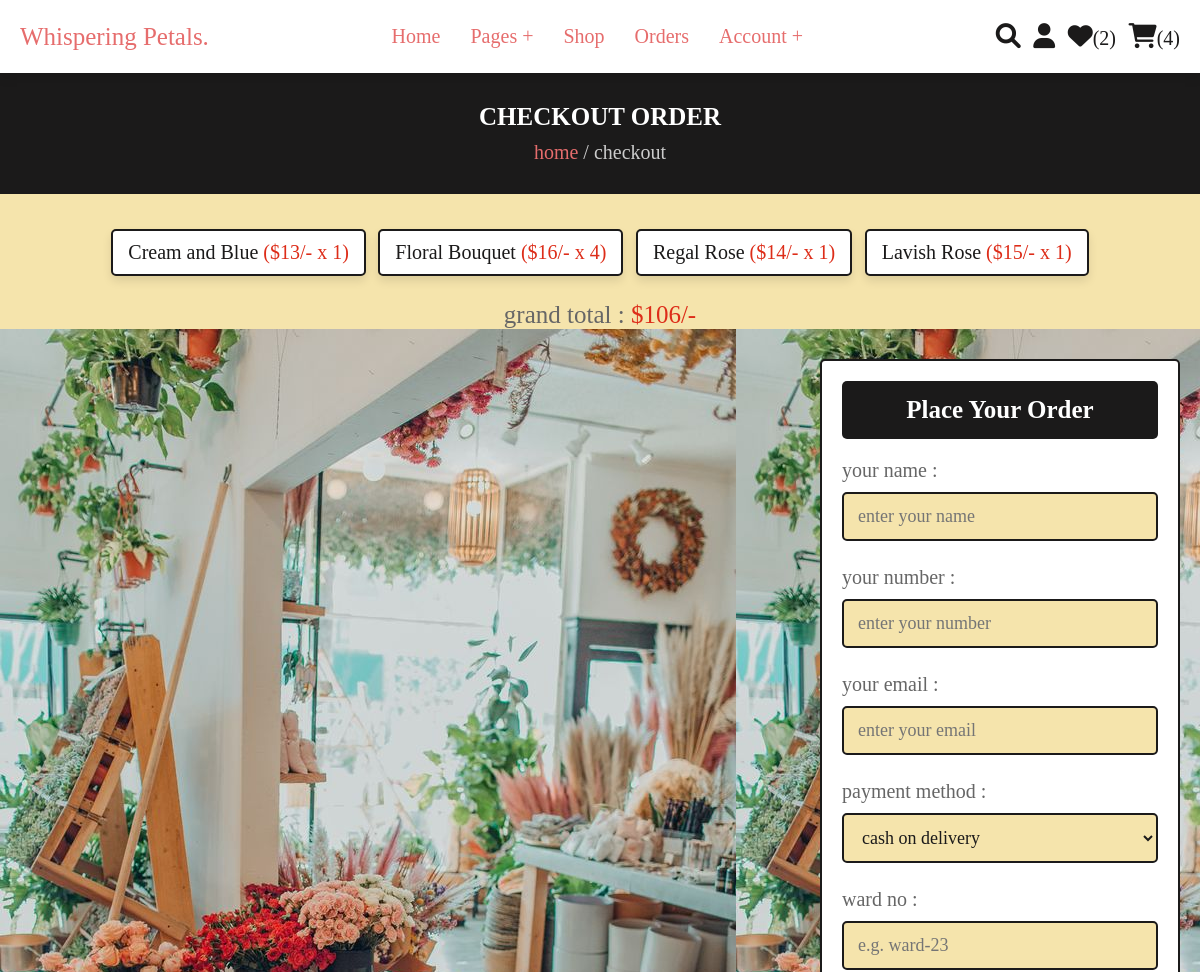
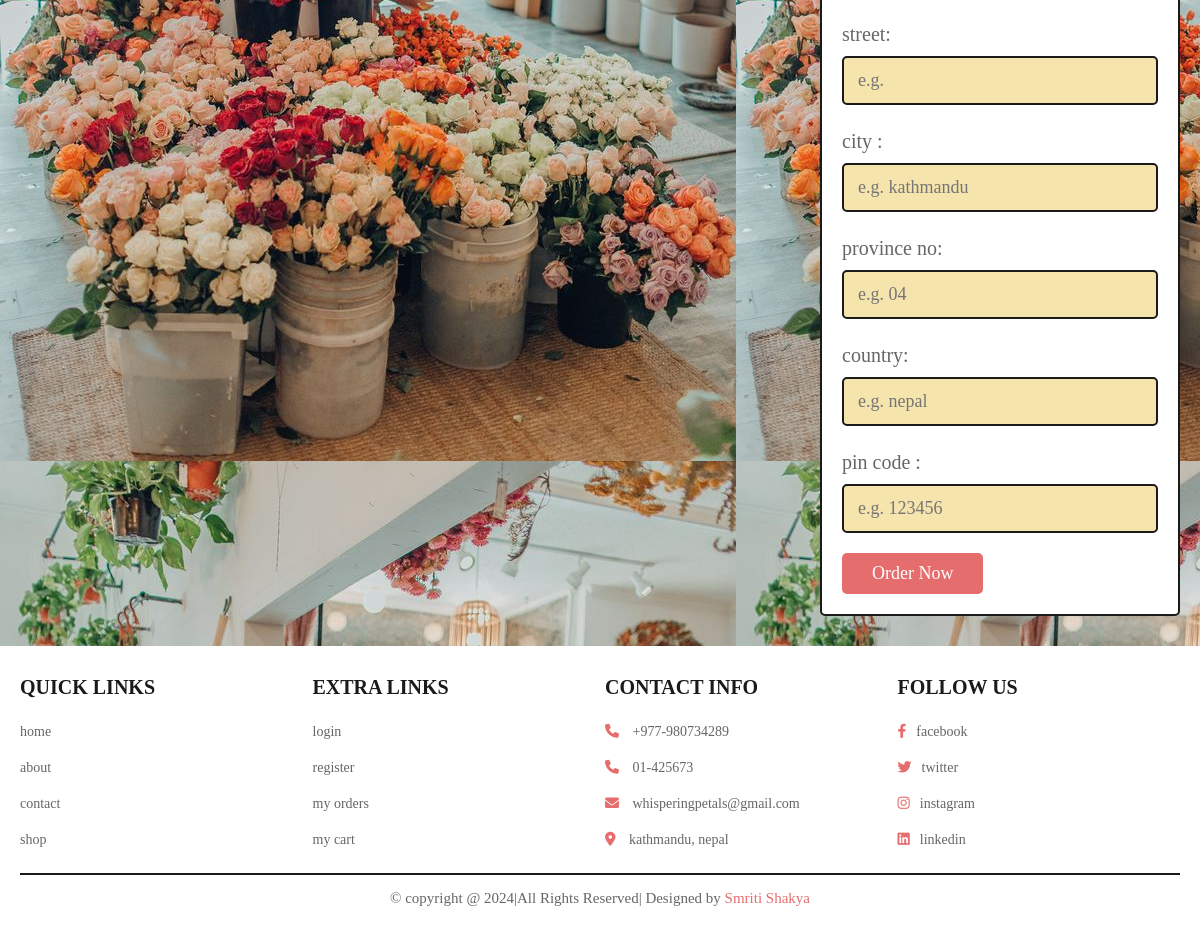
The page /checkout.php (signed in) on the database its author committed (2 pictures, top to bottom).
### tables this page shows
CREATE TABLE `cart` (
  `id` int(100) NOT NULL,
  `user_id` int(100) NOT NULL,
  `pid` int(100) NOT NULL,
  `name` varchar(100) NOT NULL,
  `price` int(100) NOT NULL,
  `quantity` int(100) NOT NULL,
  `image` varchar(100) NOT NULL
);

### checkout.php (the view, shortened to what this page needs)
<?php
@include 'config.php';
$user_id = $_SESSION['user_id'];
?>
<!DOCTYPE html>
<html lang="en">
<head>
   <link rel="stylesheet" href="https://cdnjs.cloudflare.com/ajax/libs/font-awesome/6.0.0/css/all.min.css">
   <link rel="stylesheet" href="css/style.css">
</head>
<body>
<?php @include 'header.php'; ?>
<section class="heading">
    <h3>checkout order</h3>
    <p> <a href="home.php">home</a> / checkout </p>
</section>
<section class="display-order">
    <?php
        $grand_total = 0;
        $select_cart = mysqli_query($conn, "SELECT * FROM `cart` WHERE user_id = '$user_id'") or die('query failed');
        if(mysqli_num_rows($select_cart) > 0){
            while($fetch_cart = mysqli_fetch_assoc($select_cart)){
            $total_price = ($fetch_cart['price'] * $fetch_cart['quantity']);
            $grand_total += $total_price;
    ?>
    <p> <?php echo $fetch_cart['name'] ?> <span>(<?php echo '$'.$fetch_cart['price'].'/-'.' x '.$fetch_cart['quantity']  ?>)</span> </p>
    <?php
        }
        }else{
            echo '<p class="empty">your cart is empty</p>';
        }
    ?>
    <div class="grand-total">grand total : <span>$<?php echo $grand_total; ?>/-</span></div>
</section>
<section class="checkout">
    <form action="" method="POST">
        <h3>place your order</h3>
        <div class="flex">
            <div class="inputBox">
                <span>your name :</span>
                <input type="text" name="name" placeholder="enter your name">
            </div>
            <div class="inputBox">
                <span>your number :</span>
                <input type="number" name="number" min="0" placeholder="enter your number">
            </div>
            <div class="inputBox">
                <span>your email :</span>
                <input type="email" name="email" placeholder="enter your email">
            </div>
            <div class="inputBox">
                <span>payment method :</span>
                <select name="method">
                    <option value="cash on delivery">cash on delivery</option>
                </select>
            </div>
            <div class="inputBox">
                <span>ward no :</span>
                <input type="text" name="flat" placeholder="e.g. ward-23">
            </div>
            <div class="inputBox">
                <span>street:</span>
                <input type="text" name="street" placeholder="e.g.  ">
            </div>
            <div class="inputBox">
                <span>city :</span>
                <input type="text" name="city" placeholder="e.g. kathmandu">
            </div>
            <div class="inputBox">
                <span>province no:</span>
                <input type="text" name="state" placeholder="e.g. 04 ">
            </div>
            <div class="inputBox">
                <span> country:</span>
                <input type="text" name="country" placeholder="e.g. nepal">
            </div>
            <div class="inputBox">
                <span>pin code :</span>
                <input type="number" min="0" name="pin_code" placeholder="e.g. 123456">
            </div>
        </div>
        <input type="submit" name="order" value="order now" class="btn">
    </form>
</section>
<?php @include 'footer.php'; ?>
</body>
</html>

### css/style.css (style rules this page uses)
:root { --pink:#e66d6d; --red:#dd2d19; --orange:#fac166; --black:#1b1a1a; --white:#fff; --light-color:#666; --light-white:#ccc; --green:#dff0b6; --light-bg:#f5e4ac; --blue:#189fd4; --border:.2rem solid var(--black); --box-shadow:0 .5rem 1rem rgba(0,0,0,.1); }
* { font-family:cursive; margin:0; padding:0; box-sizing: border-box; outline: none; border:none; text-decoration: none; transition:all .2s linear; }
html { font-size: 62.5%; overflow-x: hidden; scroll-behavior: smooth; scroll-padding-top: 6.5rem; }
body { background: var(--light-bg); }
section { padding:3rem 2rem; }
.btn, .delete-btn, .option-btn { display: inline-block; border-radius: .5rem; margin-top: 1rem; font-size: 1.8rem; color:var(--white); cursor: pointer; padding:1rem 3rem; text-transform: capitalize; }
.btn { background-color: var(--pink); }
.heading { display: flex; flex-flow: column; align-items: center; justify-content: center; gap:1rem; background-color: var(--black); text-align: center; min-height: 7vh; }
.heading h3 { font-size: 2.5rem; color:var(--white); text-transform: uppercase; }
.heading p { font-size: 2rem; color:var(--light-white); }
.heading p a { color:var(--pink); }
.display-order { max-width: 1200px; margin:0 auto; text-align: center; padding-bottom: 0; }
.display-order p { display: inline-block; border-radius: .5rem; font-size: 2rem; color:var(--black); padding:1rem 1.5rem; margin:.5rem; background-color: var(--white); box-shadow: var(--box-shadow); border:var(--border); }
.display-order p span { color:var(--red); }
.display-order .grand-total { margin-top: 2rem; font-size: 2.5rem; color:var(--light-color); }
.display-order .grand-total span { color:var(--red); }
.checkout form { background-color: var(--white); border:var(--border); max-width: 800px; display:inline-block; margin-left:800px; border-radius: .5rem; padding:2rem; box-shadow: var(--border); }
.checkout form h3 { padding:1.5rem; font-size: 2.5rem; margin-bottom: 2rem; background-color: var(--black); color:var(--white); border-radius: .5rem; text-align: center; text-transform: capitalize; }
.checkout form .flex { display: flex; flex-wrap: wrap; gap:1.5rem; }
.checkout form .flex .inputBox { flex:1 1 20rem; }
.checkout form .flex .inputBox input, .checkout form .flex .inputBox select { margin:1rem 0; width: 100%; background-color: var(--light-bg); padding:1.2rem 1.4rem; border:var(--border); font-size: 1.8rem; color:var(--black); border-radius: .5rem; }
.checkout form .flex .inputBox span { font-size: 2rem; color:var(--light-color); }

### checkout.php (style rules this page uses)
.checkout { background-image:url(images/flower_shop-bg1.jpg); }

### rows shown on the page
cart: name "Cream and Blue", price "13", quantity "1"
cart: name "Floral Bouquet", price "16", quantity "4"
cart: name "Regal Rose", price "14", quantity "1"
cart: name "Lavish Rose", price "15", quantity "1"

### other values the page prints
$wishlist_num_rows "2"
$cart_num_rows "4"
$grand_total "106"
